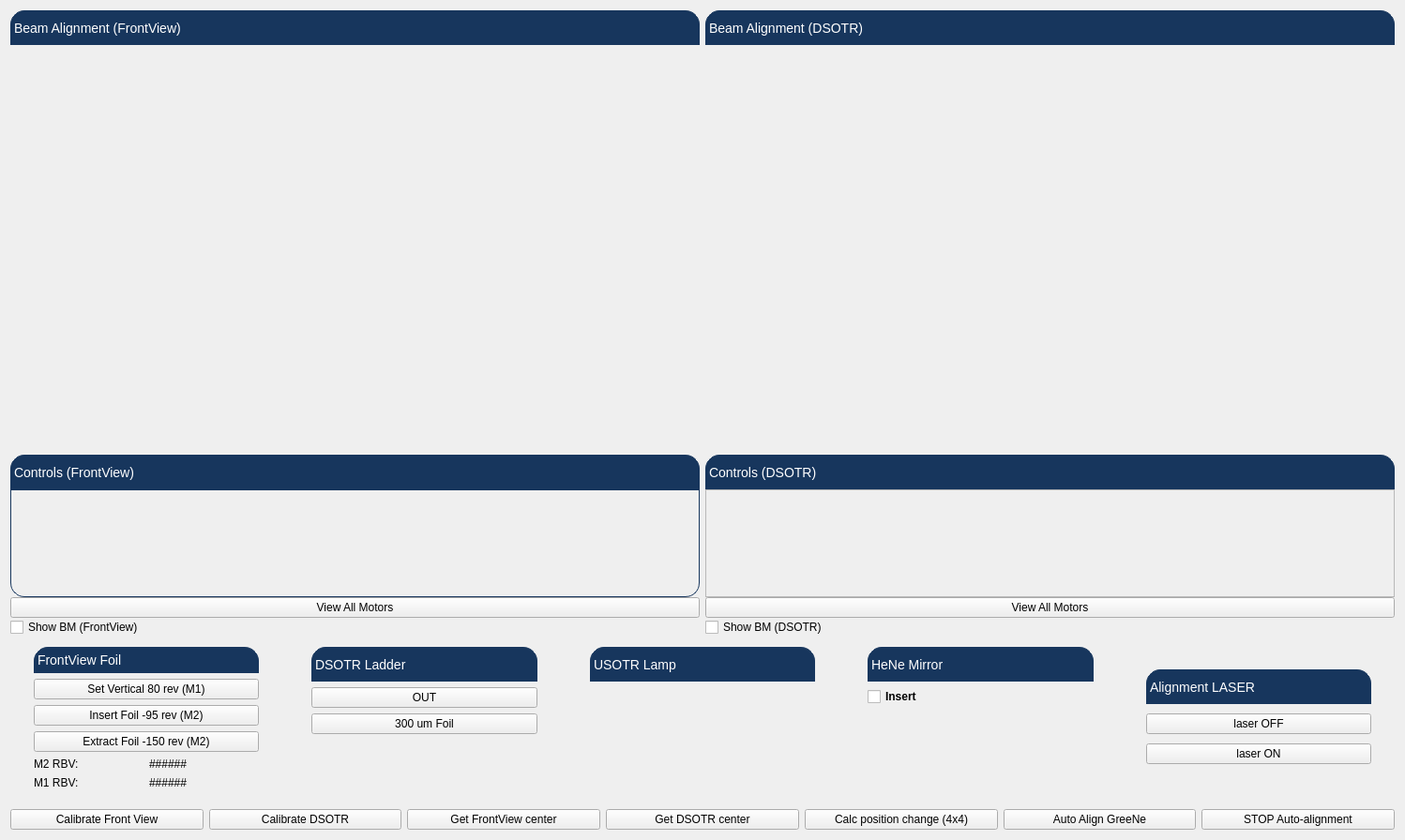
<?xml version="1.0" encoding="UTF-8"?>
<ui version="4.0">
 <class>Form</class>
 <widget class="QWidget" name="Form">
  <property name="geometry">
   <rect>
    <x>0</x>
    <y>0</y>
    <width>1498</width>
    <height>896</height>
   </rect>
  </property>
  <property name="windowTitle">
   <string>Form</string>
  </property>
  <layout class="QHBoxLayout" name="horizontalLayout">
   <item>
    <layout class="QGridLayout" name="gridLayout_3">
     <item row="3" column="0">
      <layout class="QHBoxLayout" name="horizontalLayout_4">
       <property name="topMargin">
        <number>10</number>
       </property>
       <item>
        <widget class="PyDMPushButton" name="calibrateFrontView">
         <property name="toolTip">
          <string>INSTRUCTIONS:

Alignment LASER: ON
Set Vertical 80
Insert Foil -125
DSOTR Ladder: OUT
HeNe Mirror: IN

Calibrate FrontView</string>
         </property>
         <property name="accessibleDescription">
          <string>INSTRUCTIONS:

Alignment LASER: ON
Set Vertical 80
Insert Foil -125
DSOTR Ladder: OUT
HeNe Mirror: IN

Calibrate FrontView</string>
         </property>
         <property name="text">
          <string>Calibrate Front View</string>
         </property>
        </widget>
       </item>
       <item>
        <widget class="PyDMPushButton" name="calibrateDSOTR">
         <property name="toolTip">
          <string>INSTRUCTIONS:

Alignment LASER: ON
Extract Foil -150
DSOTR Ladder: 300 um Foil
HeNe Mirror: Inserted

Calibrate DSOTR</string>
         </property>
         <property name="accessibleDescription">
          <string>INSTRUCTIONS:

Alignment LASER: ON
Extract Foil -150
DSOTR Ladder: 300 um Foil
HeNe Mirror: Inserted

Calibrate DSOTR</string>
         </property>
         <property name="text">
          <string>Calibrate DSOTR</string>
         </property>
        </widget>
       </item>
       <item>
        <widget class="PyDMPushButton" name="pos_FV">
         <property name="toolTip">
          <string/>
         </property>
         <property name="text">
          <string>Get FrontView center</string>
         </property>
        </widget>
       </item>
       <item>
        <widget class="PyDMPushButton" name="pos_DSOTR">
         <property name="toolTip">
          <string/>
         </property>
         <property name="text">
          <string>Get DSOTR center</string>
         </property>
        </widget>
       </item>
       <item>
        <widget class="PyDMPushButton" name="posChange">
         <property name="toolTip">
          <string/>
         </property>
         <property name="text">
          <string>Calc position change (4x4)</string>
         </property>
        </widget>
       </item>
       <item>
        <widget class="PyDMPushButton" name="align">
         <property name="toolTip">
          <string/>
         </property>
         <property name="text">
          <string>Auto Align GreeNe</string>
         </property>
        </widget>
       </item>
       <item>
        <widget class="PyDMPushButton" name="alignStop">
         <property name="toolTip">
          <string/>
         </property>
         <property name="text">
          <string>STOP Auto-alignment</string>
         </property>
        </widget>
       </item>
      </layout>
     </item>
     <item row="0" column="0">
      <layout class="QHBoxLayout" name="horizontalLayout_2">
       <item>
        <layout class="QGridLayout" name="gridLayout">
         <item row="1" column="0">
          <widget class="PyDMImageView" name="imageView">
           <property name="toolTip">
            <string/>
           </property>
           <property name="alarmSensitiveContent" stdset="0">
            <bool>false</bool>
           </property>
           <property name="alarmSensitiveBorder" stdset="0">
            <bool>true</bool>
           </property>
           <property name="channel" stdset="0">
            <string/>
           </property>
           <property name="colorMap" stdset="0">
            <enum>PyDMImageView::Jet</enum>
           </property>
           <property name="autoDownsample" stdset="0">
            <bool>true</bool>
           </property>
           <property name="imageWidth" stdset="0">
            <number>0</number>
           </property>
           <property name="normalizeData" stdset="0">
            <bool>true</bool>
           </property>
           <property name="readingOrder" stdset="0">
            <enum>PyDMImageView::Clike</enum>
           </property>
           <property name="imageChannel" stdset="0">
            <string>ca://CAMR:LI20:208:Image:ArrayData</string>
           </property>
           <property name="widthChannel" stdset="0">
            <string>ca://CAMR:LI20:208:Image:ArraySize0_RBV</string>
           </property>
           <property name="maxRedrawRate" stdset="0">
            <number>30</number>
           </property>
           <property name="showAxes" stdset="0">
            <bool>true</bool>
           </property>
          </widget>
         </item>
         <item row="2" column="0">
          <layout class="QVBoxLayout" name="verticalLayout_3">
           <property name="spacing">
            <number>0</number>
           </property>
           <property name="topMargin">
            <number>0</number>
           </property>
           <property name="bottomMargin">
            <number>0</number>
           </property>
           <item>
            <widget class="QLabel" name="lbl_blobs">
             <property name="text">
              <string/>
             </property>
            </widget>
           </item>
           <item>
            <widget class="QLabel" name="label_3">
             <property name="styleSheet">
              <string notr="true">QLabel {
    qproperty-alignment: AlignCenter;
    border: 1px solid #FF17365D;
    border-top-left-radius: 15px;
    border-top-right-radius: 15px;
    background-color: #FF17365D;
    padding: 5px 0px;
    color: rgb(255, 255, 255);
    max-height: 25px;
    font-size: 14px;
}</string>
             </property>
             <property name="text">
              <string>Controls (FrontView)</string>
             </property>
            </widget>
           </item>
           <item>
            <widget class="QFrame" name="frame">
             <property name="minimumSize">
              <size>
               <width>0</width>
               <height>70</height>
              </size>
             </property>
             <property name="styleSheet">
              <string notr="true">QFrame#frame{
    border: 1px solid #FF17365D;
    border-bottom-left-radius: 15px;
    border-bottom-right-radius: 15px;
}</string>
             </property>
             <property name="frameShape">
              <enum>QFrame::StyledPanel</enum>
             </property>
             <property name="frameShadow">
              <enum>QFrame::Raised</enum>
             </property>
             <layout class="QVBoxLayout" name="verticalLayout_4">
              <property name="spacing">
               <number>0</number>
              </property>
              <property name="leftMargin">
               <number>0</number>
              </property>
              <property name="topMargin">
               <number>0</number>
              </property>
              <property name="rightMargin">
               <number>0</number>
              </property>
              <property name="bottomMargin">
               <number>0</number>
              </property>
              <item>
               <widget class="PyDMEmbeddedDisplay" name="PyDMEmbeddedDisplay">
                <property name="minimumSize">
                 <size>
                  <width>0</width>
                  <height>35</height>
                 </size>
                </property>
                <property name="toolTip">
                 <string/>
                </property>
                <property name="macros" stdset="0">
                 <string>{&quot;MOTOR&quot;: &quot;MOTR:LI20:MC09:S7:CH1:MOTOR&quot;}</string>
                </property>
                <property name="filename" stdset="0">
                 <string>inline_motor.ui</string>
                </property>
                <property name="loadWhenShown" stdset="0">
                 <bool>true</bool>
                </property>
                <property name="disconnectWhenHidden" stdset="0">
                 <bool>true</bool>
                </property>
               </widget>
              </item>
              <item>
               <widget class="PyDMEmbeddedDisplay" name="PyDMEmbeddedDisplay_2">
                <property name="minimumSize">
                 <size>
                  <width>0</width>
                  <height>35</height>
                 </size>
                </property>
                <property name="toolTip">
                 <string/>
                </property>
                <property name="macros" stdset="0">
                 <string>{&quot;MOTOR&quot;: &quot;MOTR:LI20:MC09:S7:CH2:MOTOR&quot;}</string>
                </property>
                <property name="filename" stdset="0">
                 <string>inline_motor.ui</string>
                </property>
                <property name="loadWhenShown" stdset="0">
                 <bool>true</bool>
                </property>
                <property name="disconnectWhenHidden" stdset="0">
                 <bool>true</bool>
                </property>
               </widget>
              </item>
             </layout>
            </widget>
           </item>
           <item>
            <widget class="PyDMRelatedDisplayButton" name="PyDMRelatedDisplayButton">
             <property name="toolTip">
              <string/>
             </property>
             <property name="text">
              <string>View All Motors</string>
             </property>
             <property name="filenames" stdset="0">
              <stringlist>
               <string>all_motors.py</string>
              </stringlist>
             </property>
            </widget>
           </item>
           <item>
            <layout class="QGridLayout" name="gridLayout_8">
             <property name="topMargin">
              <number>0</number>
             </property>
             <item row="0" column="0">
              <widget class="PyDMCheckbox" name="bm_FrontView">
               <property name="toolTip">
                <string/>
               </property>
               <property name="text">
                <string>Show BM (FrontView)</string>
               </property>
              </widget>
             </item>
            </layout>
           </item>
          </layout>
         </item>
         <item row="0" column="0">
          <widget class="QLabel" name="label">
           <property name="styleSheet">
            <string notr="true">QLabel {
    qproperty-alignment: AlignCenter;
    border: 1px solid #FF17365D;
    border-top-left-radius: 15px;
    border-top-right-radius: 15px;
    background-color: #FF17365D;
    padding: 5px 0px;
    color: rgb(255, 255, 255);
    max-height: 25px;
    font-size: 14px;
}</string>
           </property>
           <property name="text">
            <string>Beam Alignment (FrontView)</string>
           </property>
          </widget>
         </item>
        </layout>
       </item>
       <item>
        <layout class="QGridLayout" name="gridLayout_2">
         <item row="1" column="0">
          <widget class="PyDMImageView" name="imageView_2">
           <property name="toolTip">
            <string/>
           </property>
           <property name="alarmSensitiveContent" stdset="0">
            <bool>false</bool>
           </property>
           <property name="alarmSensitiveBorder" stdset="0">
            <bool>true</bool>
           </property>
           <property name="channel" stdset="0">
            <string/>
           </property>
           <property name="colorMap" stdset="0">
            <enum>PyDMImageView::Jet</enum>
           </property>
           <property name="autoDownsample" stdset="0">
            <bool>true</bool>
           </property>
           <property name="imageWidth" stdset="0">
            <number>0</number>
           </property>
           <property name="normalizeData" stdset="0">
            <bool>true</bool>
           </property>
           <property name="readingOrder" stdset="0">
            <enum>PyDMImageView::Clike</enum>
           </property>
           <property name="imageChannel" stdset="0">
            <string>ca://CAMR:LI20:105:Image:ArrayData</string>
           </property>
           <property name="widthChannel" stdset="0">
            <string>ca://CAMR:LI20:105:Image:ArraySize0_RBV</string>
           </property>
           <property name="maxRedrawRate" stdset="0">
            <number>30</number>
           </property>
           <property name="showAxes" stdset="0">
            <bool>true</bool>
           </property>
          </widget>
         </item>
         <item row="2" column="0">
          <layout class="QVBoxLayout" name="verticalLayout_5">
           <property name="spacing">
            <number>0</number>
           </property>
           <property name="topMargin">
            <number>0</number>
           </property>
           <property name="bottomMargin">
            <number>0</number>
           </property>
           <item>
            <widget class="QLabel" name="lbl_blobs_2">
             <property name="text">
              <string/>
             </property>
            </widget>
           </item>
           <item>
            <widget class="QLabel" name="label_4">
             <property name="styleSheet">
              <string notr="true">QLabel {
    qproperty-alignment: AlignCenter;
    border: 1px solid #FF17365D;
    border-top-left-radius: 15px;
    border-top-right-radius: 15px;
    background-color: #FF17365D;
    padding: 5px 0px;
    color: rgb(255, 255, 255);
    max-height: 25px;
    font-size: 14px;
}</string>
             </property>
             <property name="text">
              <string>Controls (DSOTR)</string>
             </property>
            </widget>
           </item>
           <item>
            <widget class="QFrame" name="frame_2">
             <property name="minimumSize">
              <size>
               <width>0</width>
               <height>70</height>
              </size>
             </property>
             <property name="styleSheet">
              <string notr="true">QFrame#frame{
    border: 1px solid #FF17365D;
    border-bottom-left-radius: 15px;
    border-bottom-right-radius: 15px;
}</string>
             </property>
             <property name="frameShape">
              <enum>QFrame::StyledPanel</enum>
             </property>
             <property name="frameShadow">
              <enum>QFrame::Raised</enum>
             </property>
             <layout class="QVBoxLayout" name="verticalLayout_6">
              <property name="spacing">
               <number>0</number>
              </property>
              <property name="leftMargin">
               <number>0</number>
              </property>
              <property name="topMargin">
               <number>0</number>
              </property>
              <property name="rightMargin">
               <number>0</number>
              </property>
              <property name="bottomMargin">
               <number>0</number>
              </property>
              <item>
               <widget class="PyDMEmbeddedDisplay" name="PyDMEmbeddedDisplay_3">
                <property name="minimumSize">
                 <size>
                  <width>0</width>
                  <height>35</height>
                 </size>
                </property>
                <property name="toolTip">
                 <string/>
                </property>
                <property name="macros" stdset="0">
                 <string>{&quot;MOTOR&quot;: &quot;MOTR:LI20:MC09:S7:CH3:MOTOR&quot;}</string>
                </property>
                <property name="filename" stdset="0">
                 <string>inline_motor.ui</string>
                </property>
                <property name="loadWhenShown" stdset="0">
                 <bool>true</bool>
                </property>
                <property name="disconnectWhenHidden" stdset="0">
                 <bool>true</bool>
                </property>
               </widget>
              </item>
              <item>
               <widget class="PyDMEmbeddedDisplay" name="PyDMEmbeddedDisplay_4">
                <property name="minimumSize">
                 <size>
                  <width>0</width>
                  <height>35</height>
                 </size>
                </property>
                <property name="toolTip">
                 <string/>
                </property>
                <property name="macros" stdset="0">
                 <string>{&quot;MOTOR&quot;: &quot;MOTR:LI20:MC09:S7:CH4:MOTOR&quot;}</string>
                </property>
                <property name="filename" stdset="0">
                 <string>inline_motor.ui</string>
                </property>
                <property name="loadWhenShown" stdset="0">
                 <bool>true</bool>
                </property>
                <property name="disconnectWhenHidden" stdset="0">
                 <bool>true</bool>
                </property>
               </widget>
              </item>
             </layout>
            </widget>
           </item>
           <item>
            <widget class="PyDMRelatedDisplayButton" name="PyDMRelatedDisplayButton_2">
             <property name="toolTip">
              <string/>
             </property>
             <property name="text">
              <string>View All Motors</string>
             </property>
             <property name="filenames" stdset="0">
              <stringlist>
               <string>all_motors.py</string>
              </stringlist>
             </property>
            </widget>
           </item>
           <item>
            <layout class="QGridLayout" name="gridLayout_10">
             <property name="topMargin">
              <number>0</number>
             </property>
             <item row="0" column="0">
              <widget class="PyDMCheckbox" name="bm_DSOTR">
               <property name="toolTip">
                <string/>
               </property>
               <property name="text">
                <string>Show BM (DSOTR)</string>
               </property>
              </widget>
             </item>
            </layout>
           </item>
          </layout>
         </item>
         <item row="0" column="0">
          <widget class="QLabel" name="label_2">
           <property name="styleSheet">
            <string notr="true">QLabel {
    qproperty-alignment: AlignCenter;
    border: 1px solid #FF17365D;
    border-top-left-radius: 15px;
    border-top-right-radius: 15px;
    background-color: #FF17365D;
    padding: 5px 0px;
    color: rgb(255, 255, 255);
    max-height: 25px;
    font-size: 14px;
}</string>
           </property>
           <property name="text">
            <string>Beam Alignment (DSOTR)</string>
           </property>
          </widget>
         </item>
        </layout>
       </item>
      </layout>
     </item>
     <item row="2" column="0">
      <layout class="QHBoxLayout" name="horizontalLayout_3">
       <property name="topMargin">
        <number>0</number>
       </property>
       <property name="bottomMargin">
        <number>0</number>
       </property>
       <item>
        <layout class="QGridLayout" name="gridLayout_11">
         <property name="leftMargin">
          <number>25</number>
         </property>
         <property name="topMargin">
          <number>5</number>
         </property>
         <property name="rightMargin">
          <number>25</number>
         </property>
         <property name="bottomMargin">
          <number>5</number>
         </property>
         <item row="2" column="0">
          <widget class="PyDMPushButton" name="PyDMPushButton_4">
           <property name="toolTip">
            <string/>
           </property>
           <property name="text">
            <string>Insert Foil -95 rev (M2)</string>
           </property>
           <property name="channel" stdset="0">
            <string>ca://XPS:LI20:MC05:M2.VAL</string>
           </property>
           <property name="pressValue" stdset="0">
            <string>-95</string>
           </property>
          </widget>
         </item>
         <item row="0" column="0">
          <widget class="PyDMLabel" name="PyDMLabel_8">
           <property name="toolTip">
            <string/>
           </property>
           <property name="styleSheet">
            <string notr="true">QLabel {
    qproperty-alignment: AlignCenter;
    border: 1px solid #FF17365D;
    border-top-left-radius: 15px;
    border-top-right-radius: 15px;
    background-color: #FF17365D;
    padding: 5px 0px;
    color: rgb(255, 255, 255);
    max-height: 25px;
    font-size: 14px;
}</string>
           </property>
           <property name="text">
            <string>FrontView Foil</string>
           </property>
          </widget>
         </item>
         <item row="4" column="0">
          <layout class="QHBoxLayout" name="horizontalLayout_6">
           <property name="topMargin">
            <number>0</number>
           </property>
           <item>
            <widget class="PyDMLabel" name="PyDMLabel_11">
             <property name="toolTip">
              <string/>
             </property>
             <property name="text">
              <string>M2 RBV:</string>
             </property>
            </widget>
           </item>
           <item>
            <widget class="PyDMLabel" name="FV_M2_RBV">
             <property name="toolTip">
              <string/>
             </property>
             <property name="text">
              <string>######</string>
             </property>
             <property name="channel" stdset="0">
              <string>ca://XPS:LI20:MC05:M2.RBV</string>
             </property>
            </widget>
           </item>
          </layout>
         </item>
         <item row="3" column="0">
          <widget class="PyDMPushButton" name="PyDMPushButton_5">
           <property name="toolTip">
            <string/>
           </property>
           <property name="text">
            <string>Extract Foil -150 rev (M2)</string>
           </property>
           <property name="channel" stdset="0">
            <string>ca://XPS:LI20:MC05:M2.VAL</string>
           </property>
           <property name="pressValue" stdset="0">
            <string>-150</string>
           </property>
          </widget>
         </item>
         <item row="1" column="0">
          <widget class="PyDMPushButton" name="PyDMPushButton_3">
           <property name="toolTip">
            <string/>
           </property>
           <property name="text">
            <string>Set Vertical 80 rev (M1)</string>
           </property>
           <property name="channel" stdset="0">
            <string>ca://XPS:LI20:MC05:M1.VAL</string>
           </property>
           <property name="pressValue" stdset="0">
            <string>80</string>
           </property>
          </widget>
         </item>
         <item row="6" column="0">
          <layout class="QHBoxLayout" name="horizontalLayout_7">
           <property name="topMargin">
            <number>0</number>
           </property>
           <item>
            <widget class="PyDMLabel" name="PyDMLabel_12">
             <property name="toolTip">
              <string/>
             </property>
             <property name="text">
              <string>M1 RBV:</string>
             </property>
            </widget>
           </item>
           <item>
            <widget class="PyDMLabel" name="FV_M1_RBV">
             <property name="toolTip">
              <string/>
             </property>
             <property name="text">
              <string>######</string>
             </property>
             <property name="channel" stdset="0">
              <string>ca://XPS:LI20:MC05:M1.RBV</string>
             </property>
            </widget>
           </item>
          </layout>
         </item>
        </layout>
       </item>
       <item>
        <layout class="QGridLayout" name="gridLayout_5">
         <property name="leftMargin">
          <number>25</number>
         </property>
         <property name="topMargin">
          <number>5</number>
         </property>
         <property name="rightMargin">
          <number>25</number>
         </property>
         <property name="bottomMargin">
          <number>5</number>
         </property>
         <item row="2" column="0">
          <widget class="PyDMPushButton" name="ladderIn_DSOTR">
           <property name="toolTip">
            <string/>
           </property>
           <property name="styleSheet">
            <string notr="true"/>
           </property>
           <property name="text">
            <string>300 um Foil</string>
           </property>
          </widget>
         </item>
         <item row="3" column="0">
          <widget class="PyDMLabel" name="PyDMLabel_6">
           <property name="toolTip">
            <string/>
           </property>
           <property name="channel" stdset="0">
            <string>ca://OTRS:LI20:3206:MOTR.RBV</string>
           </property>
           <property name="displayFormat" stdset="0">
            <enum>PyDMLabel::Decimal</enum>
           </property>
          </widget>
         </item>
         <item row="0" column="0">
          <widget class="PyDMLabel" name="PyDMLabel">
           <property name="toolTip">
            <string/>
           </property>
           <property name="styleSheet">
            <string notr="true">QLabel {
    qproperty-alignment: AlignCenter;
    border: 1px solid #FF17365D;
    border-top-left-radius: 15px;
    border-top-right-radius: 15px;
    background-color: #FF17365D;
    padding: 5px 0px;
    color: rgb(255, 255, 255);
    max-height: 25px;
    font-size: 14px;
}</string>
           </property>
           <property name="text">
            <string>DSOTR Ladder</string>
           </property>
          </widget>
         </item>
         <item row="1" column="0">
          <widget class="PyDMPushButton" name="ladderOut_DSOTR">
           <property name="toolTip">
            <string/>
           </property>
           <property name="text">
            <string>OUT</string>
           </property>
          </widget>
         </item>
        </layout>
       </item>
       <item>
        <layout class="QGridLayout" name="gridLayout_4">
         <property name="leftMargin">
          <number>25</number>
         </property>
         <property name="topMargin">
          <number>5</number>
         </property>
         <property name="rightMargin">
          <number>25</number>
         </property>
         <property name="bottomMargin">
          <number>5</number>
         </property>
         <item row="1" column="0">
          <widget class="PyDMEnumButton" name="lampUSOTR">
           <property name="toolTip">
            <string/>
           </property>
           <property name="alarmSensitiveContent" stdset="0">
            <bool>false</bool>
           </property>
           <property name="channel" stdset="0">
            <string>ca://OTRS:LI20:3158:TGT_LAMP_PWR</string>
           </property>
           <property name="items" stdset="0">
            <stringlist>
             <string>ON</string>
             <string>OFF</string>
            </stringlist>
           </property>
           <property name="invertOrder" stdset="0">
            <bool>false</bool>
           </property>
           <property name="widgetType" stdset="0">
            <enum>PyDMEnumButton::RadioButton</enum>
           </property>
           <property name="orientation" stdset="0">
            <enum>Qt::Vertical</enum>
           </property>
           <property name="marginTop" stdset="0">
            <number>9</number>
           </property>
          </widget>
         </item>
         <item row="0" column="0">
          <widget class="PyDMLabel" name="PyDMLabel_3">
           <property name="toolTip">
            <string/>
           </property>
           <property name="styleSheet">
            <string notr="true">QLabel {
    qproperty-alignment: AlignCenter;
    border: 1px solid #FF17365D;
    border-top-left-radius: 15px;
    border-top-right-radius: 15px;
    background-color: #FF17365D;
    padding: 5px 0px;
    color: rgb(255, 255, 255);
    max-height: 25px;
    font-size: 14px;
}</string>
           </property>
           <property name="text">
            <string>USOTR Lamp</string>
           </property>
          </widget>
         </item>
        </layout>
       </item>
       <item>
        <layout class="QGridLayout" name="gridLayout_6">
         <property name="leftMargin">
          <number>25</number>
         </property>
         <property name="topMargin">
          <number>5</number>
         </property>
         <property name="rightMargin">
          <number>25</number>
         </property>
         <property name="bottomMargin">
          <number>5</number>
         </property>
         <item row="1" column="0">
          <widget class="PyDMCheckbox" name="heneMirror">
           <property name="font">
            <font>
             <weight>75</weight>
             <bold>true</bold>
            </font>
           </property>
           <property name="toolTip">
            <string/>
           </property>
           <property name="autoFillBackground">
            <bool>false</bool>
           </property>
           <property name="text">
            <string>Insert</string>
           </property>
           <property name="tristate">
            <bool>false</bool>
           </property>
           <property name="alarmSensitiveContent" stdset="0">
            <bool>false</bool>
           </property>
           <property name="alarmSensitiveBorder" stdset="0">
            <bool>true</bool>
           </property>
           <property name="channel" stdset="0">
            <string>ca://OTRS:LI20:3158:PNEUMATIC</string>
           </property>
          </widget>
         </item>
         <item row="0" column="0">
          <widget class="PyDMLabel" name="PyDMLabel_4">
           <property name="toolTip">
            <string/>
           </property>
           <property name="styleSheet">
            <string notr="true">QLabel {
    qproperty-alignment: AlignCenter;
    border: 1px solid #FF17365D;
    border-top-left-radius: 15px;
    border-top-right-radius: 15px;
    background-color: #FF17365D;
    padding: 5px 0px;
    color: rgb(255, 255, 255);
    max-height: 25px;
    font-size: 14px;
}</string>
           </property>
           <property name="text">
            <string>HeNe Mirror</string>
           </property>
          </widget>
         </item>
         <item row="2" column="0">
          <widget class="PyDMLabel" name="PyDMLabel_7">
           <property name="toolTip">
            <string/>
           </property>
           <property name="channel" stdset="0">
            <string>ca://OTRS:LI20:3158:TGT_STS</string>
           </property>
           <property name="displayFormat" stdset="0">
            <enum>PyDMLabel::String</enum>
           </property>
          </widget>
         </item>
        </layout>
       </item>
       <item>
        <layout class="QGridLayout" name="gridLayout_9">
         <property name="leftMargin">
          <number>25</number>
         </property>
         <property name="topMargin">
          <number>25</number>
         </property>
         <property name="rightMargin">
          <number>25</number>
         </property>
         <property name="bottomMargin">
          <number>25</number>
         </property>
         <item row="1" column="0">
          <widget class="PyDMPushButton" name="PyDMPushButton">
           <property name="toolTip">
            <string/>
           </property>
           <property name="text">
            <string>laser OFF</string>
           </property>
           <property name="channel" stdset="0">
            <string>ACSW:LI20:NW05:13POWEROFF</string>
           </property>
           <property name="pressValue" stdset="0">
            <string>1</string>
           </property>
          </widget>
         </item>
         <item row="0" column="0">
          <widget class="PyDMLabel" name="PyDMLabel_5">
           <property name="toolTip">
            <string/>
           </property>
           <property name="styleSheet">
            <string notr="true">QLabel {
    qproperty-alignment: AlignCenter;
    border: 1px solid #FF17365D;
    border-top-left-radius: 15px;
    border-top-right-radius: 15px;
    background-color: #FF17365D;
    padding: 5px 0px;
    color: rgb(255, 255, 255);
    max-height: 25px;
    font-size: 14px;
}</string>
           </property>
           <property name="text">
            <string>Alignment LASER</string>
           </property>
          </widget>
         </item>
         <item row="2" column="0">
          <widget class="PyDMPushButton" name="PyDMPushButton_2">
           <property name="toolTip">
            <string/>
           </property>
           <property name="text">
            <string>laser ON</string>
           </property>
           <property name="channel" stdset="0">
            <string>ACSW:LI20:NW05:13POWERON</string>
           </property>
           <property name="pressValue" stdset="0">
            <string>1</string>
           </property>
          </widget>
         </item>
        </layout>
       </item>
      </layout>
     </item>
    </layout>
   </item>
  </layout>
 </widget>
 <customwidgets>
  <customwidget>
   <class>PyDMLabel</class>
   <extends>QLabel</extends>
   <header>pydm.widgets.label</header>
  </customwidget>
  <customwidget>
   <class>PyDMCheckbox</class>
   <extends>QCheckBox</extends>
   <header>pydm.widgets.checkbox</header>
  </customwidget>
  <customwidget>
   <class>PyDMEmbeddedDisplay</class>
   <extends>QFrame</extends>
   <header>pydm.widgets.embedded_display</header>
  </customwidget>
  <customwidget>
   <class>PyDMEnumButton</class>
   <extends>QWidget</extends>
   <header>pydm.widgets.enum_button</header>
  </customwidget>
  <customwidget>
   <class>PyDMImageView</class>
   <extends>QWidget</extends>
   <header>pydm.widgets.image</header>
  </customwidget>
  <customwidget>
   <class>PyDMPushButton</class>
   <extends>QPushButton</extends>
   <header>pydm.widgets.pushbutton</header>
  </customwidget>
  <customwidget>
   <class>PyDMRelatedDisplayButton</class>
   <extends>QPushButton</extends>
   <header>pydm.widgets.related_display_button</header>
  </customwidget>
 </customwidgets>
 <resources/>
 <connections/>
</ui>
